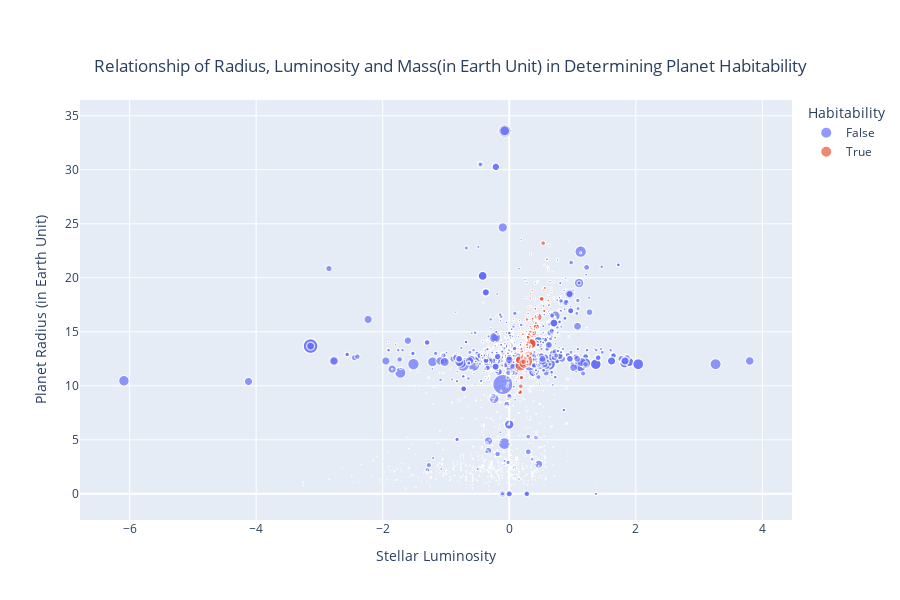

Notebook code cell kept with this figure:
### Code cell
exo_masse_non=exo_merge[exo_merge["pl_masse"].notna()]
habitability_fig = px.scatter(exo_masse_non, x="st_lum", y="pl_rade", color="habitability", size="pl_masse", hover_data=["pl_name"],
title="Relationship of Radius, Luminosity and Mass(in Earth Unit) in Determining Planet Habitability",
labels={"st_lum":"Stellar Luminosity",
        "pl_rade": "Planet Radius (in Earth Unit)",
        "pl_masse": "Planet Mass (in Earth Unit)",
        "habitability": "Habitability"
                 })
habitability_fig.update_layout(
    title={
        'y':0.9,
        'x':0.5,
        'xanchor': 'center',
        'yanchor': 'top'},
        height=600)
habitability_fig.show()

### Figure 1 — Plotly figure (JSON) as saved in the notebook; plotly's stock layout.template omitted (floating-point values rounded to 4 significant figures; data arrays with more than 128 entries replaced by an {"elided": "..."} marker saying what was removed)
{"data": [{"customdata": {"elided": "3115x1 str values"}, "hovertemplate": "Habitability=False<br>Stellar Luminosity=%{x}<br>Planet Radius (in Earth Unit)=%{y}<br>Planet Mass (in Earth Unit)=%{marker.size}<br>pl_name=%{customdata[0]}<extra></extra>", "legendgroup": "False", "marker": {"color": "#636efa", "size": {"elided": "3115 float values"}, "sizemode": "area", "sizeref": 63.57, "symbol": "circle"}, "mode": "markers", "name": "False", "showlegend": true, "type": "scattergl", "x": {"elided": "3115 float values"}, "xaxis": "x", "y": {"elided": "3115 float values"}, "yaxis": "y"}, {"customdata": {"elided": "382x1 str values"}, "hovertemplate": "Habitability=True<br>Stellar Luminosity=%{x}<br>Planet Radius (in Earth Unit)=%{y}<br>Planet Mass (in Earth Unit)=%{marker.size}<br>pl_name=%{customdata[0]}<extra></extra>", "legendgroup": "True", "marker": {"color": "#EF553B", "size": {"elided": "382 float values"}, "sizemode": "area", "sizeref": 63.57, "symbol": "circle"}, "mode": "markers", "name": "True", "showlegend": true, "type": "scattergl", "x": {"elided": "382 float values"}, "xaxis": "x", "y": {"elided": "382 float values"}, "yaxis": "y"}], "layout": {"height": 600, "legend": {"itemsizing": "constant", "title": {"text": "Habitability"}, "tracegroupgap": 0}, "title": {"text": "Relationship of Radius, Luminosity and Mass(in Earth Unit) in Determining Planet Habitability", "x": 0.5, "xanchor": "center", "y": 0.9, "yanchor": "top"}, "xaxis": {"anchor": "y", "domain": [0, 1], "title": {"text": "Stellar Luminosity"}}, "yaxis": {"anchor": "x", "domain": [0, 1], "title": {"text": "Planet Radius (in Earth Unit)"}}}}
